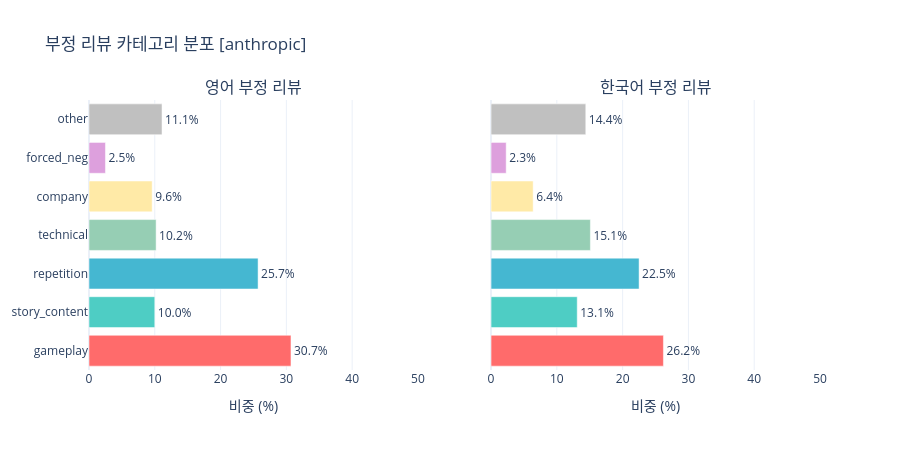

Notebook cell for this chart:
### Code cell
fig = make_subplots(rows=1, cols=2,
                    subplot_titles=['영어 부정 리뷰', '한국어 부정 리뷰'],
                    shared_yaxes=True)

for i, (summary, label) in enumerate([(summary_en, '영어'), (summary_ko, '한국어')]):
    cats = summary.index.tolist()
    fig.add_trace(
        go.Bar(y=cats, x=summary['pct'], orientation='h',
               marker_color=[colors.get(c, '#999') for c in cats],
               text=[f"{v:.1f}%" for v in summary['pct']],
               textposition='outside', showlegend=False),
        row=1, col=i+1)

fig.update_layout(title=f'부정 리뷰 카테고리 분포 [{ANALYSIS_METHOD}]',
                  height=450, width=900, template='plotly_white')
fig.update_xaxes(title_text='비중 (%)', range=[0, 50])
fig.show()

### Figure 1 — Plotly figure (JSON) as saved in the notebook; plotly's stock layout.template omitted (floating-point values rounded to 4 significant figures)
{"data": [{"marker": {"color": ["#FF6B6B", "#4ECDC4", "#45B7D1", "#96CEB4", "#FFEAA7", "#DDA0DD", "#C0C0C0"]}, "orientation": "h", "showlegend": false, "text": ["30.7%", "10.0%", "25.7%", "10.2%", "9.6%", "2.5%", "11.1%"], "textposition": "outside", "type": "bar", "x": [30.7, 10.0, 25.7, 10.2, 9.6, 2.5, 11.1], "xaxis": "x", "y": ["gameplay", "story_content", "repetition", "technical", "company", "forced_neg", "other"], "yaxis": "y"}, {"marker": {"color": ["#FF6B6B", "#4ECDC4", "#45B7D1", "#96CEB4", "#FFEAA7", "#DDA0DD", "#C0C0C0"]}, "orientation": "h", "showlegend": false, "text": ["26.2%", "13.1%", "22.5%", "15.1%", "6.4%", "2.3%", "14.4%"], "textposition": "outside", "type": "bar", "x": [26.2, 13.1, 22.5, 15.1, 6.4, 2.3, 14.4], "xaxis": "x2", "y": ["gameplay", "story_content", "repetition", "technical", "company", "forced_neg", "other"], "yaxis": "y2"}], "layout": {"annotations": [{"font": {"size": 16}, "showarrow": false, "text": "영어 부정 리뷰", "x": 0.225, "xanchor": "center", "xref": "paper", "y": 1, "yanchor": "bottom", "yref": "paper"}, {"font": {"size": 16}, "showarrow": false, "text": "한국어 부정 리뷰", "x": 0.775, "xanchor": "center", "xref": "paper", "y": 1, "yanchor": "bottom", "yref": "paper"}], "height": 450, "title": {"text": "부정 리뷰 카테고리 분포 [anthropic]"}, "width": 900, "xaxis": {"anchor": "y", "domain": [0, 0.45], "range": [0, 50], "title": {"text": "비중 (%)"}}, "xaxis2": {"anchor": "y2", "domain": [0.55, 1], "range": [0, 50], "title": {"text": "비중 (%)"}}, "yaxis": {"anchor": "x", "domain": [0, 1]}, "yaxis2": {"anchor": "x2", "domain": [0, 1], "matches": "y", "showticklabels": false}}}
